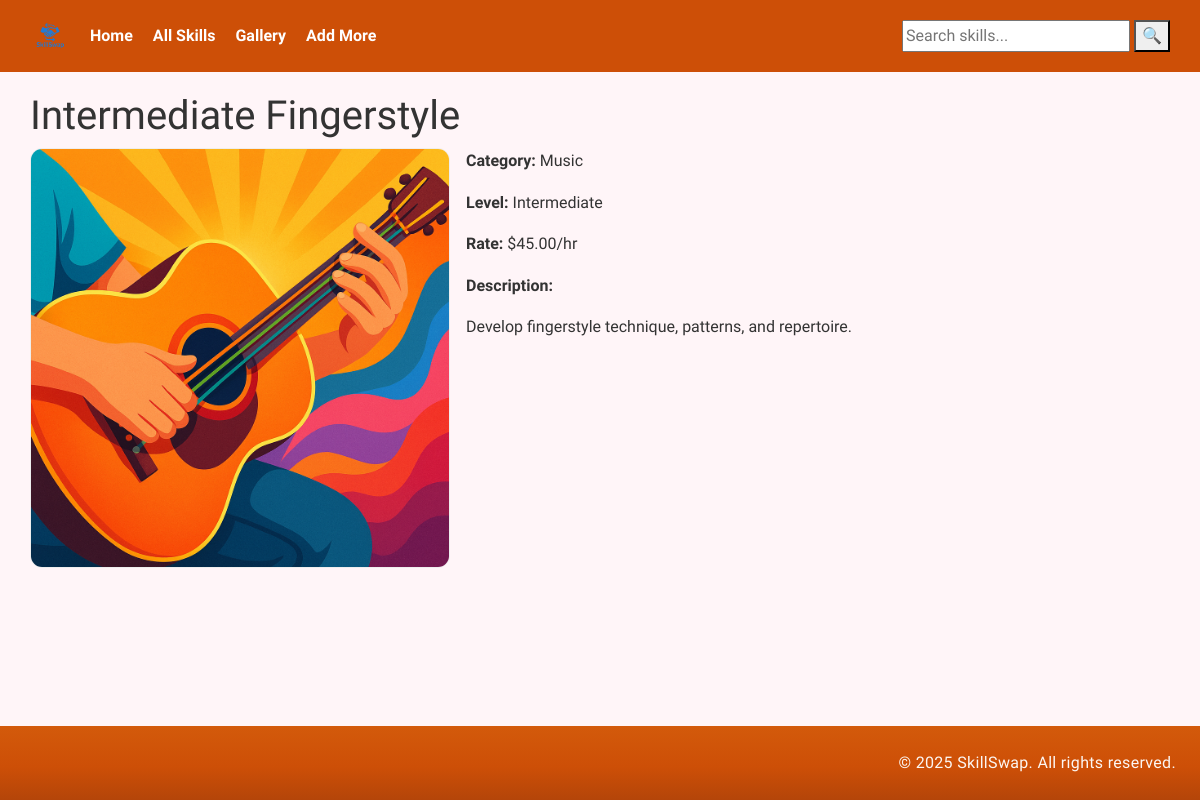
Page /details.php?id=6 on the committed database.
### tables this page shows
CREATE TABLE `skills` (
  `skill_id` int(11) NOT NULL,
  `title` varchar(150) NOT NULL,
  `description` text NOT NULL,
  `category` varchar(50) DEFAULT NULL,
  `image_path` varchar(255) DEFAULT NULL,
  `rate_per_hr` decimal(8,2) NOT NULL,
  `level` enum('Beginner','Intermediate','Expert') NOT NULL DEFAULT 'Intermediate',
  `created_at` datetime NOT NULL DEFAULT current_timestamp()
);

### details.php (the view, shortened to what this page needs)
<?php
require __DIR__ . '/includes/db_connect.inc';
require __DIR__ . '/includes/header.inc';
require __DIR__ . '/includes/nav.inc';
$id = isset($_GET['id']) ? (int) $_GET['id'] : 0;
$sql = "SELECT skill_id, title, image_path, category, level, rate_per_hr, description
        FROM skills
        WHERE skill_id = $id";
$res = $conn->query($sql);
$skill = $res && $res->num_rows > 0 ? $res->fetch_assoc() : null;
?>
<main class="container">
  <?php if ($skill): ?>
    <h1><?= htmlspecialchars($skill['title']) ?></h1>
    <div class="details-layout">
      <div class="details-thumb">
        <img
          src="assets/images/skills/<?= htmlspecialchars($skill['image_path']) ?>"
          alt="<?= htmlspecialchars($skill['title']) ?>"
          data-full="assets/images/skills/<?= htmlspecialchars($skill['image_path']) ?>"
        />
      </div>
      <div>
        <p><strong>Category:</strong> <?= htmlspecialchars($skill['category']) ?></p>
        <p><strong>Level:</strong> <?= htmlspecialchars($skill['level']) ?></p>
        <p><strong>Rate:</strong> $<?= number_format((float)$skill['rate_per_hr'], 2) ?>/hr</p>
        <p><strong>Description:</strong></p>
        <p><?= nl2br(htmlspecialchars($skill['description'])) ?></p>
      </div>
    </div>
  <?php else: ?>
    <p>Skill not found.</p>
  <?php endif; ?>
</main>
<?php require __DIR__ . '/includes/footer.inc'; ?>

### assets/css/styles.css (style rules this page uses)
:root { --brand: #cd4f07; --brand-dark: #893a14; --bg: #fff5f8; --ink: #333; --footer: #cd4f07; }
* { box-sizing: border-box; }
html, body { height: 100%; }
body { margin: 0; font-family: 'Ysabeau SC', sans-serif; background: var(--bg); color: var(--ink); line-height: 1.6; }
main.container { padding: 1.25rem 0 2rem; }
.details-layout { display: grid; grid-template-columns: 420px 1fr; gap: 1rem; }
.details-thumb img { width: 100%; height: auto; border-radius: 12px; border: 1px solid #eee; }
body { display:flex; min-height:100%; flex-direction:column; }
main.container { flex:1 0 auto; }

### rows in the picture
skills: title "Intermediate Fingerstyle", image_path (picture), category "Music", level "Intermediate", rate_per_hr "45.00", description "Develop fingerstyle technique, patterns, and repertoire."
